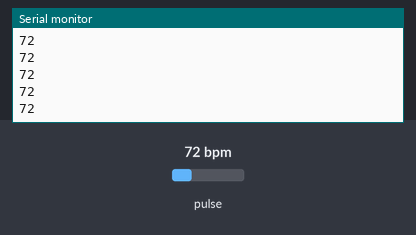
Bench run of a sketch on a simulated Arduino Uno, built with avr-gcc and run on an emulated ATmega328P. Shown: the last lines printed to the serial monitor. Inputs (shaded band) come from the test bench; at power-on: pulse 72 bpm.

Above: at 1.2 s.
1.3 s: pulse set to 42 bpm
At 2.2 s:
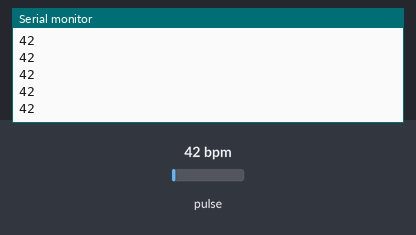
2.8 s: pulse set to 70 bpm
At 3.4 s:
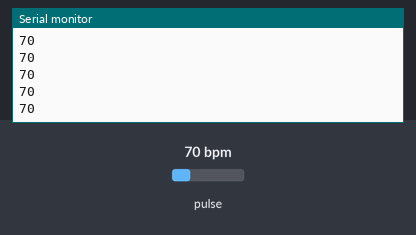
Timing chart, 0 to 5.8 s (numbered marks = the images above; inputs shaded):
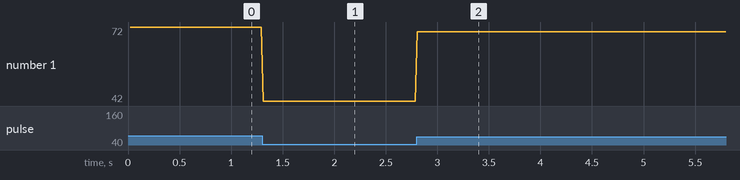

Measured:
- after the input at 1.3 s, the serial monitor: prints a new line at once (image 1)
- after the input at 2.8 s, the serial monitor: prints a new line at once (image 2)
- plotted number 1: 72 → 42 after the input at 1.3 s, 42 → 70 after the input at 2.8 s

The sketch:

PulseRate.ino
```cpp
#define USE_ARDUINO_INTERRUPTS false // not using interrupts with the pulse rate playground
#include <PulseSensorPlayground.h>

const int OUTPUT_TYPE = SERIAL_PLOTTER;

const int PULSE_INPUT = 26;    // pulse rate sensor
const int PULSE_BLINK = 25;    // LED pin
const int THRESHOLD = 2870;   // Adjust this number to avoid noise when idle

/*
   samplesUntilReport = the number of samples remaining to read
   until we want to report a sample over the serial connection.

   We want to report a sample value over the serial port
   only once every 20 milliseconds (10 samples) to avoid
   doing Serial output faster than the Arduino can send.
*/
byte samplesUntilReport;
const byte SAMPLES_PER_SERIAL_SAMPLE = 10;

/*
  PulseSensor Playground object.
*/
PulseSensorPlayground pulseSensor;

void setup() {
  Serial.begin(115200);

  // Configure the PulseSensor manager.
  pulseSensor.analogInput(PULSE_INPUT);
  pulseSensor.blinkOnPulse(PULSE_BLINK);

  pulseSensor.setSerial(Serial);
  pulseSensor.setOutputType(OUTPUT_TYPE);
  pulseSensor.setThreshold(THRESHOLD);

  // start from 10 (no samples read yet)
  samplesUntilReport = SAMPLES_PER_SERIAL_SAMPLE;

  // Now that everything is ready, start reading the PulseSensor signal.
  if (!pulseSensor.begin()) {
    Serial.println("PulseSensor initialization failed");
  }
}

void loop() {
  /*
     sawNewSample() will read and process a sample (analog voltage) from the PulseSensor
  */
  if (pulseSensor.sawNewSample()) {
    /*
       Print sample in serial if it is ready for report
    */
    if (--samplesUntilReport == (byte) 0) {
      samplesUntilReport = SAMPLES_PER_SERIAL_SAMPLE;

      Serial.println(pulseSensor.getBeatsPerMinute());

      /*
         At about the beginning of every heartbeat,
         report the heart rate and inter-beat-interval.
      */
      if (pulseSensor.sawStartOfBeat()) {
        pulseSensor.outputBeat();
      }
    }
  }
}
```
